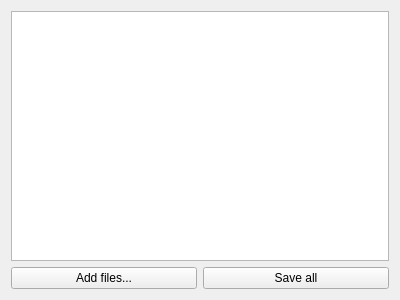
<?xml version="1.0" encoding="UTF-8"?>
<ui version="4.0">
 <class>FileListPanel</class>
 <widget class="QWidget" name="FileListPanel">
  <property name="geometry">
   <rect>
    <x>0</x>
    <y>0</y>
    <width>400</width>
    <height>300</height>
   </rect>
  </property>
  <property name="windowTitle">
   <string>Form</string>
  </property>
  <layout class="QVBoxLayout" name="verticalLayout">
   <item>
    <widget class="QListView" name="listView">
     <property name="editTriggers">
      <set>QAbstractItemView::NoEditTriggers</set>
     </property>
    </widget>
   </item>
   <item>
    <layout class="QHBoxLayout" name="horizontalLayout">
     <item>
      <widget class="QPushButton" name="addFileBtn">
       <property name="text">
        <string>Add files...</string>
       </property>
      </widget>
     </item>
     <item>
      <widget class="QPushButton" name="saveAllBtn">
       <property name="text">
        <string>Save all</string>
       </property>
      </widget>
     </item>
    </layout>
   </item>
  </layout>
 </widget>
 <resources/>
 <connections/>
</ui>
